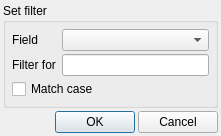
<?xml version="1.0" encoding="UTF-8"?>
<ui version="4.0">
 <class>DB_FilterDialog</class>
 <widget class="QDialog" name="DB_FilterDialog">
  <property name="geometry">
   <rect>
    <x>0</x>
    <y>0</y>
    <width>221</width>
    <height>124</height>
   </rect>
  </property>
  <property name="windowTitle">
   <string>Dialog</string>
  </property>
  <layout class="QGridLayout" name="gridLayout_2">
   <property name="margin">
    <number>3</number>
   </property>
   <property name="spacing">
    <number>3</number>
   </property>
   <item row="0" column="0">
    <widget class="QGroupBox" name="groupBox">
     <property name="title">
      <string>Set filter</string>
     </property>
     <layout class="QGridLayout" name="gridLayout">
      <property name="horizontalSpacing">
       <number>6</number>
      </property>
      <property name="verticalSpacing">
       <number>3</number>
      </property>
      <property name="margin">
       <number>6</number>
      </property>
      <item row="0" column="0">
       <widget class="QLabel" name="label">
        <property name="text">
         <string>Field</string>
        </property>
       </widget>
      </item>
      <item row="0" column="1">
       <widget class="QComboBox" name="cbField"/>
      </item>
      <item row="1" column="0">
       <widget class="QLabel" name="label_2">
        <property name="text">
         <string>Filter for</string>
        </property>
       </widget>
      </item>
      <item row="1" column="1">
       <widget class="QLineEdit" name="leFilterFor"/>
      </item>
      <item row="2" column="0" colspan="2">
       <widget class="QCheckBox" name="chbMatchCase">
        <property name="layoutDirection">
         <enum>Qt::LeftToRight</enum>
        </property>
        <property name="text">
         <string>Match case</string>
        </property>
       </widget>
      </item>
     </layout>
    </widget>
   </item>
   <item row="1" column="0">
    <layout class="QHBoxLayout" name="horizontalLayout">
     <property name="spacing">
      <number>3</number>
     </property>
     <item>
      <spacer name="horizontalSpacer">
       <property name="orientation">
        <enum>Qt::Horizontal</enum>
       </property>
       <property name="sizeHint" stdset="0">
        <size>
         <width>40</width>
         <height>20</height>
        </size>
       </property>
      </spacer>
     </item>
     <item>
      <widget class="QPushButton" name="pbOk">
       <property name="text">
        <string>OK</string>
       </property>
      </widget>
     </item>
     <item>
      <widget class="QPushButton" name="pbCancel">
       <property name="text">
        <string>Cancel</string>
       </property>
      </widget>
     </item>
    </layout>
   </item>
  </layout>
 </widget>
 <resources/>
 <connections/>
</ui>
